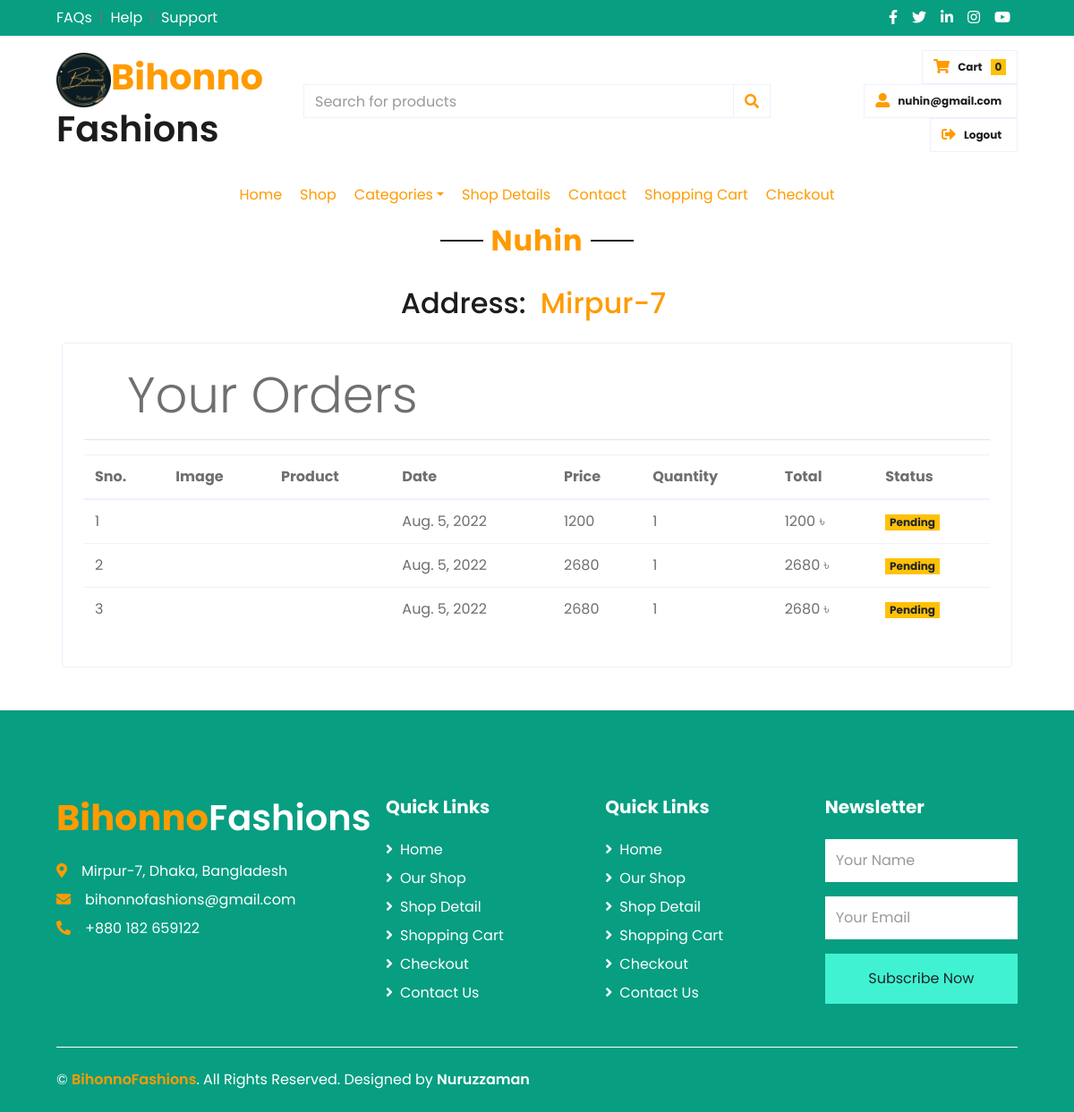
The page /profile (signed in) on the database its author committed.
### Account/models.py (models this page shows, shortened)
class Customer(models.Model):
    name = models.CharField(max_length=100)
    email = models.EmailField()
    address = models.TextField()
    city = models.CharField(max_length=100)
    phone = models.CharField(max_length=50)
    password = models.CharField(max_length=500, default='')

### Cart/models.py (models this page shows)
class Order(models.Model):
    Product = models.ForeignKey(Product, on_delete=models.CASCADE)
    Customer = models.ForeignKey(Customer, on_delete=models.CASCADE)
    price = models.IntegerField()
    quantity = models.IntegerField()
    date = models.DateField(default=datetime.datetime.today)
    status = models.BooleanField(default=False)

### MainShop/views.py (the view, shortened to what this page needs)
# urls.py: path('profile', views.profile.as_view(), name='profile'),
class profile(View):
    def get(self, request):
        customer_email = request.session.get('customer_email')
        if customer_email:
            Customers = Customer.objects.filter(email = customer_email).first()
            Orders = Order.objects.filter(Customer = Customers).order_by('-date')
            return render(request, 'profile.html', {'name' : 'Your Orders', 'Order': Orders, 'Customers' : Customers})

### Cart/templatetags/cart.py (called while the page is built)
@register.filter(name='times')
def times(number1 , number2):
    sum = number1 * number2
    return sum

### templates/profile.html
{% include 'head.html' %}
{% load cart %}
    <body>
        {% include 'header.html' %}
        {% if user.is_authenticated %}
        <div class="text-center mb-4">
            <h2 class="section-title px-5"><span class="text-primary px-2">{{user.first_name}}</span></h2>
        </div>
        <div class="text-center mb-4">
            <h2 class="px-5">Last name: <span class="text-primary px-2">{{user.last_name}}</span></h2>
            <h2 class="px-5">Email address: <span class="text-primary px-2">{{user.email}}</span></h2>
        </div>
        {% elif request.session.customer_email %}
        <div class="text-center mb-4">
            <h2 class="section-title px-5"><span class="text-primary px-2">{{Customers.name}}</span></h2>
        </div>
        <div class="text-center mb-4">
            <h2 class="px-5">Address: <span class="text-primary px-2">{{Customers.address}}</span></h2>
        </div>
        {% endif %}
        <div class="container">
            <div class="border rounded p-4 m-4">
                <p class="display-4 pl-4 ml-4">{{name}}</p>
                <hr>
                <table class="table">
                    <thead>
                        <tr>
                            <th>Sno.</th>
                            <th>Image</th>
                            <th>Product</th>
                            <th>Date</th>
                            <th>Price</th>
                            <th>Quantity</th>
                            <th>Total</th>
                            <th>Status</th>
                        </tr>
                    </thead>
                    <tbody>
                        {% for Orders in Order %}
                        <tr>
                            <td>{{forloop.counter}}</td>
                            <td class="align-middle"><img src="{{items.img.url}}" alt="" style="width: 50px;"></td>
                            <td>{{Orders.items.name}}</td>
                            <td>{{Orders.date}}</td>
                            <td>{{Orders.price}}</td>
                            <td>{{Orders.quantity}}</td>
                            <td>{{Orders.quantity|times:Orders.price}} ৳</td>
                            {% if Orders.status %}
                            <td><small class="badge badge-success">Completed</small></td>
                            {%else%}
                            <td><small class="badge badge-warning">Pending</small></td>
                            {% endif %}
                        </tr>
                        {% endfor %}
                    </tbody>
                </table>
            </div>
        </div>
        {% include 'footer.html' %}
    </body>
</html>

### templates/header.html (shortened to what this page needs)
{% block header %}
{% load static %}
{% load customer_profile %}
    <div class="container-fluid">
        <div class="row bg-secondary py-2 px-xl-5">
            <div class="col-lg-6 d-none d-lg-block">
                <div class="d-inline-flex align-items-center">
                    <a class="text-light" href="">FAQs</a>
                    <span class="text-muted px-2">|</span>
                    <a class="text-light" href="">Help</a>
                    <span class="text-muted px-2">|</span>
                    <a class="text-light" href="">Support</a>
                </div>
            </div>
            <div class="col-lg-6 text-center text-lg-right">
                <div class="d-inline-flex align-items-center">
                    <a class="text-light px-2" href="">
                        <i class="fab fa-facebook-f"></i>
                    </a>
                    <a class="text-light px-2" href="">
                        <i class="fab fa-twitter"></i>
                    </a>
                    <a class="text-light px-2" href="">
                        <i class="fab fa-linkedin-in"></i>
                    </a>
                    <a class="text-light px-2" href="">
                        <i class="fab fa-instagram"></i>
                    </a>
                    <a class="text-light px-2" href="">
                        <i class="fab fa-youtube"></i>
                    </a>
                </div>
            </div>
        </div>
        <div class="row align-items-center py-3 px-xl-5">
            <div class="col-lg-3 d-none d-lg-block">
                <a href="{% url 'index' %}"  class="text-decoration-none">
                    <h1 class="m-0 display-5 font-weight-semi-bold">
                        <span class="text-primary font-weight-bold">
                            <img src="{% static 'images\logo\Bihonno-1.ico' %}" alt="logo" height="61px" width="61px"/>Bihonno
                        </span>Fashions
                    </h1>
                </a>
            </div>
            <div class="col-lg-6 col-6 text-left">
                <form action="">
                    <div class="input-group">
                        <input type="text" class="form-control" placeholder="Search for products">
                        <div class="input-group-append">
                            <span class="input-group-text bg-transparent text-primary">
                                <i class="fa fa-search"></i>
                            </span>
                        </div>
                    </div>
                </form>
            </div>
            <div class="col-lg-3 col-6 text-right">
                <a href="{% url 'cartDetail' %}" class="btn border">
                    <i class="fas fa-shopping-cart text-primary"></i>
                    <span class="badge text-dark">Cart</span>
                    <small class="badge badge-warning">{{request.session.cart.keys|length}}</small>
                </a>
                {% if user.is_authenticated %}
                <a href="{% url 'profile' %}" class="btn border">
                    <i class="fas fa-user-alt text-primary"></i>
                    <span class="badge text-dark">{{user.first_name}}</span>
                </a>
                <a href="{% url 'logout' %}" class="btn border">
                    <i class="fas fa-sign-out-alt text-primary"></i>
                    <span class="badge text-dark">Logout</span>
                </a>
                {% elif request.session.customer_email %}
                <a href="{% url 'profile' %}" class="btn border">
                    <i class="fas fa-user-alt text-primary"></i>
                    <span class="badge text-dark">{{request.session.customer_email}}</span>
                </a>
                <a href="{% url 'logout' %}" class="btn border">
                    <i class="fas fa-sign-out-alt text-primary"></i>
                    <span class="badge text-dark">Logout</span>
                </a>
                {% endif %}
            </div>
        </div>
        <div class="d-flex flex-column align-items-center justify-content-center" style="min-height: 5px">
            <nav class="navbar navbar-expand-lg navbar-light py-3 py-lg-0 px-0">
                <div class="collapse navbar-collapse justify-content-between" id="navbarCollapse">
                    <div class="navbar-nav mr-auto py-0">
                        {% if request.path == '/' %}
                            <a href="{% url 'index' %}" class="nav-item nav-link active">Home</a>
                        {% else %}
                            <a href="{% url 'index' %}" class="nav-item nav-link">Home</a>
                        {% endif %}
                        {% if request.path == '/shop' %}
                            <a href="{% url 'shop' %}" class="nav-item nav-link active">Shop</a>
                        {% else %}
                            <a href="{% url 'shop' %}" class="nav-item nav-link">Shop</a>
                        {% endif %}
                        <div class="nav-item dropdown">
                            <a href="" class="nav-link dropdown-toggle" data-toggle="dropdown">Categories</a>
                        </div>
                        {% if request.path == '/shopDetail' %}
                            <a href="{% url 'shopDetail' %}" class="nav-item nav-link active">Shop Details</a>
                        {% else %}
                            <a href="{% url 'shopDetail' %}" class="nav-item nav-link">Shop Details</a>
                        {% endif %}
                        {% if request.path == '/contact' %}
                            <a href="{% url 'contact' %}" class="nav-item nav-link active">Contact</a>
                        {% else %}
                            <a href="{% url 'contact' %}" class="nav-item nav-link">Contact</a>
                        {% endif %}
                        {% if request.path == '/cart/cartDetail' %}
                            <a href="{% url 'cartDetail' %}" class="nav-item nav-link active">Shopping Cart</a>
                        {% else %}
                            <a href="{% url 'cartDetail' %}" class="nav-item nav-link">Shopping Cart</a>
                        {% endif %}
                        {% if request.path == '/checkout' %}
                            <a href="{% url 'checkout' %}" class="nav-item nav-link active">Checkout</a>
                        {% else %}
                            <a href="{% url 'checkout' %}" class="nav-item nav-link">Checkout</a>
                        {% endif %}
                    </div>
                </div>
            </nav>
        </div>
    </div>
{% endblock %}

### rows shown on the page
Customer: session.customer_email "nuhin@gmail.com", name "Nuhin", address "Mirpur-7"
Order: date "Aug. 5, 2022", price "1200", quantity "1", quantity "1200", status "Pending"
Order: date "Aug. 5, 2022", price "2680", quantity "1", quantity "2680", status "Pending"
Order: date "Aug. 5, 2022", price "2680", quantity "1", quantity "2680", status "Pending"

### other values the page prints
{{ request.session.cart.keys|length }} "0"
{{ name }} "Your Orders"
